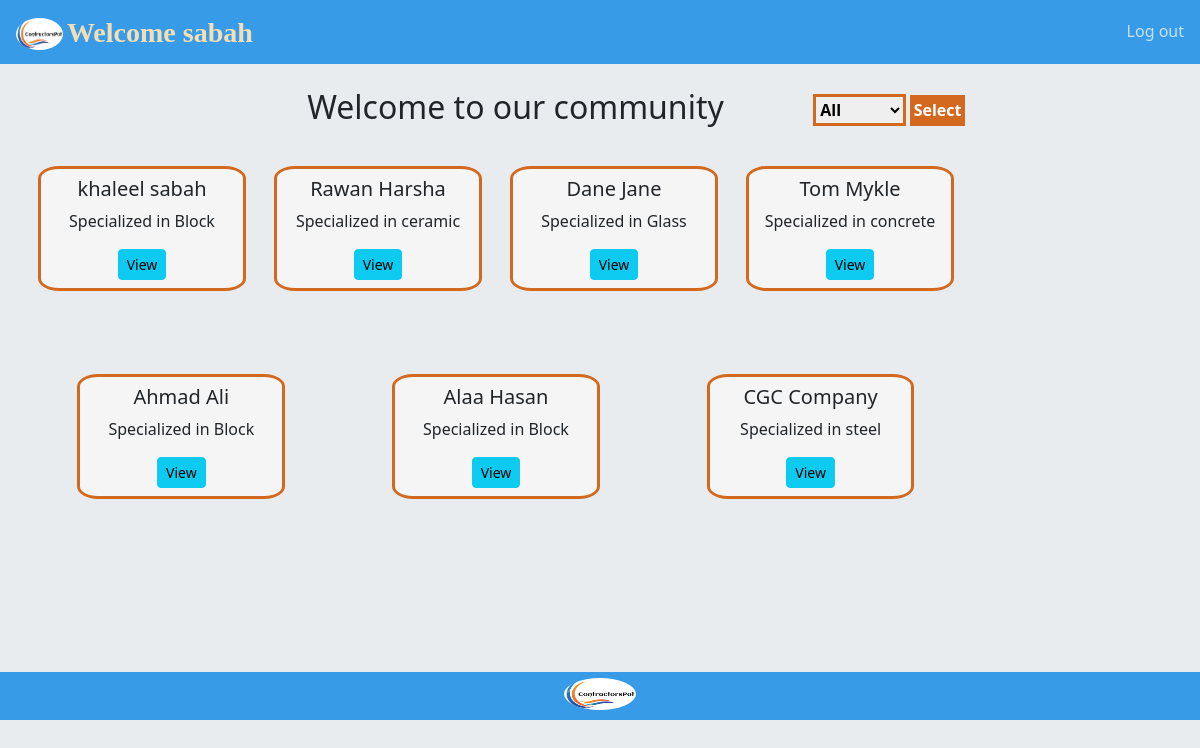
Page /contractors (signed in) on the committed database.
### app1/models.py (models this page shows)
class Contractor(models.Model):
    first_name = models.CharField(max_length=255)
    last_name = models.CharField(max_length=255)
    email = models.CharField(max_length=255, unique=True)
    password = models.CharField(max_length=255)
    spcialized_in = models.CharField(max_length=255)
    phone_num = models.IntegerField()
    created_at = models.DateTimeField(auto_now_add=True)
    updated_at = models.DateTimeField(auto_now=True)
    objects = ContractorManager()

### app1/views.py (the view)
# urls.py: path('contractors',views.contractors),
def contractors(request):
    context = {
        'all_contractors': Contractor.objects.all(),
        'contractor_name': request.session['contractor_name'],
    }
    return render(request, 'contractors.html', context)

### app1/templates/contractors.html (shortened to what this page needs)
<!DOCTYPE html>
<html lang="en">
<head>
    {% load static %}
    <link rel="stylesheet" href="{% static 'css/style.css' %}">
    <link href="https://cdn.jsdelivr.net/npm/bootstrap@5.3.0/dist/css/bootstrap.min.css" rel="stylesheet">
</head>
<body class="bg-body-secondary">
    <header>
        <div class="lefthead">
            <img class="headerimg" src="static\img\logo.PNG" alt="logo image">
            <p class="welcom fs-3 text-body-Light">Welcome {{contractor_name}}</p>
        </div>
        <div class="righthead">
            <a href="/logout" class="text-decoration-none fs-6 text-light text-opacity-75">Log out</a>
        </div>
    </header>
    <article>
        <div class="topcontainer1">
            <h2>Welcome to our community</h2>
            <form action="/filter" method='post'>
                <select class="select" name="specialized_in" id="specialized_in">
                    <option value="All" selected>All</option>
                </select>
                <button class="selectbtn fw-bold">Select</button>
            </form>
        </div>
        {% if myselection %}
            <div class="allcontractors1">
                {% for contractor in myselection %}
                <div class="cardcontractor text-center">
                    <h5>{{ contractor.first_name }} {{ contractor.last_name }}</h5>
                    <p>Specialized in {{ contractor.spcialized_in }}</p>
                    <a href="/contractordetails/{{contractor.id}}" class="btn btn-info btn-sm">View</a>
                </div>
                {% endfor %}
            </div>
        {% else %}
            <div class="allcontractors">
                {% for contractor in all_contractors %}
                <div class="cardcontractor text-center">
                    <h5>{{ contractor.first_name }} {{ contractor.last_name }}</h5>
                    <p>Specialized in {{ contractor.spcialized_in }}</p>
                    <a href="/contractordetails/{{contractor.id}}" class="btn btn-info btn-sm">View</a>
                </div>
                {% endfor %}
            </div>
        {% endif %}
    </article>
    <footer class="text-center">
        <img class="footerimg" src="static\img\logo.PNG" alt="logo image">
    </footer>
</body>

### app1/static/css/style.css (style rules this page uses)
* { margin: 0; padding: 0; }
body { margin: 0; font-family: Georgia, serif; }
header { width: 100%; height: 4em; display: flex; justify-content: space-between; background-color: rgb(55, 155, 232); padding: 0.5em 1em; }
.lefthead { width: 40%; margin-top: 0.35%; }
.righthead { margin-top: 0.9%; }
.headerimg { width: 10%; height: 2em; border-radius: 50%; margin-top: 0.4em; }
article { width: 80%; margin: 1em; padding: 0.5em; height: 36em; }
.select { width: 60%; height: 2em; font-weight: bolder; border: 3px solid chocolate; margin-top: 0.4em; }
.selectbtn { border: 1px solid chocolate; background-color: chocolate; color: white; padding: 0.15em; }
.welcom { display: inline-block; vertical-align: top; font-weight: bolder; font-family: Garamond, serif; color: wheat; }
.topcontainer1 { display: flex; justify-content: space-between; margin-left: 30%; }
.allcontractors { display: flex; justify-content: space-around; overflow: scroll; width: 100%; height: 27em; margin-top: 1em; padding-top: 1em; flex-wrap: wrap; }
.cardcontractor { width: 22%; height: 30%; padding: 0.5em; border: 3px solid chocolate; background-color: whitesmoke; border-radius: 10%; }
footer { width: 100%; height: 3em; background-color: rgb(55, 155, 232); margin-bottom: 0; }
.footerimg { width: 6%; height: 2em; border-radius: 50%; margin-top: 0.4em; }

### rows in the picture
Contractor: last_name "sabah", first_name "khaleel", spcialized_in "Block"
Contractor: first_name "Rawan", last_name "Harsha", spcialized_in "ceramic"
Contractor: first_name "Dane", last_name "Jane", spcialized_in "Glass"
Contractor: first_name "Tom", last_name "Mykle", spcialized_in "concrete"
Contractor: first_name "Ahmad", last_name "Ali", spcialized_in "Block"
Contractor: first_name "Alaa", last_name "Hasan", spcialized_in "Block"
Contractor: first_name "CGC", last_name "Company", spcialized_in "steel"
